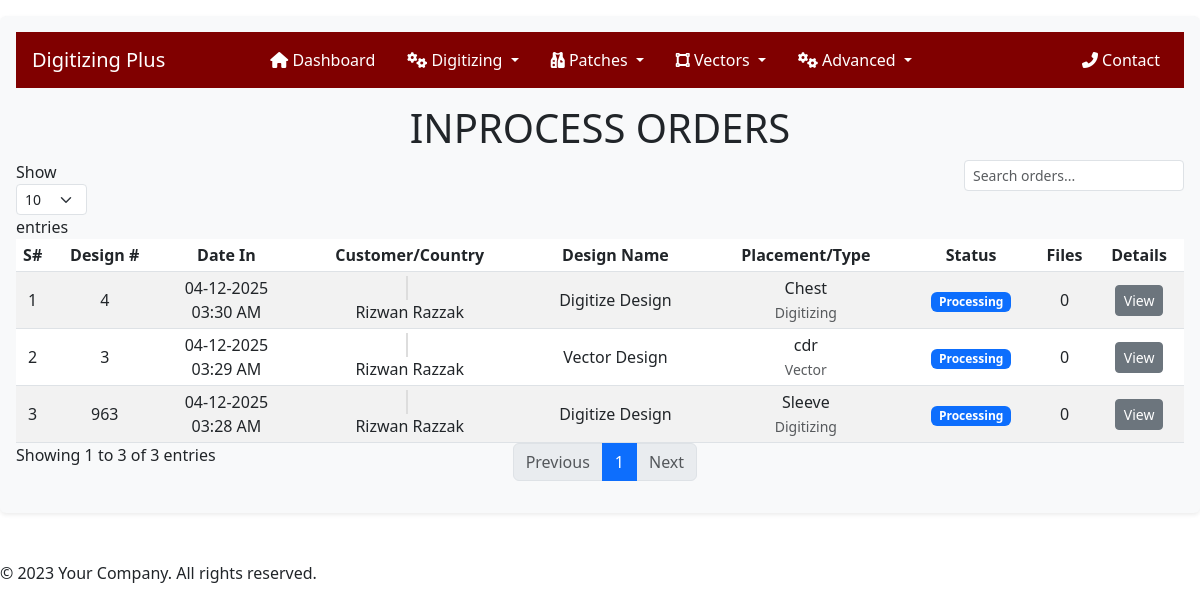
Page /user/admin/dashboard/ (signed in) on the earlier database version.
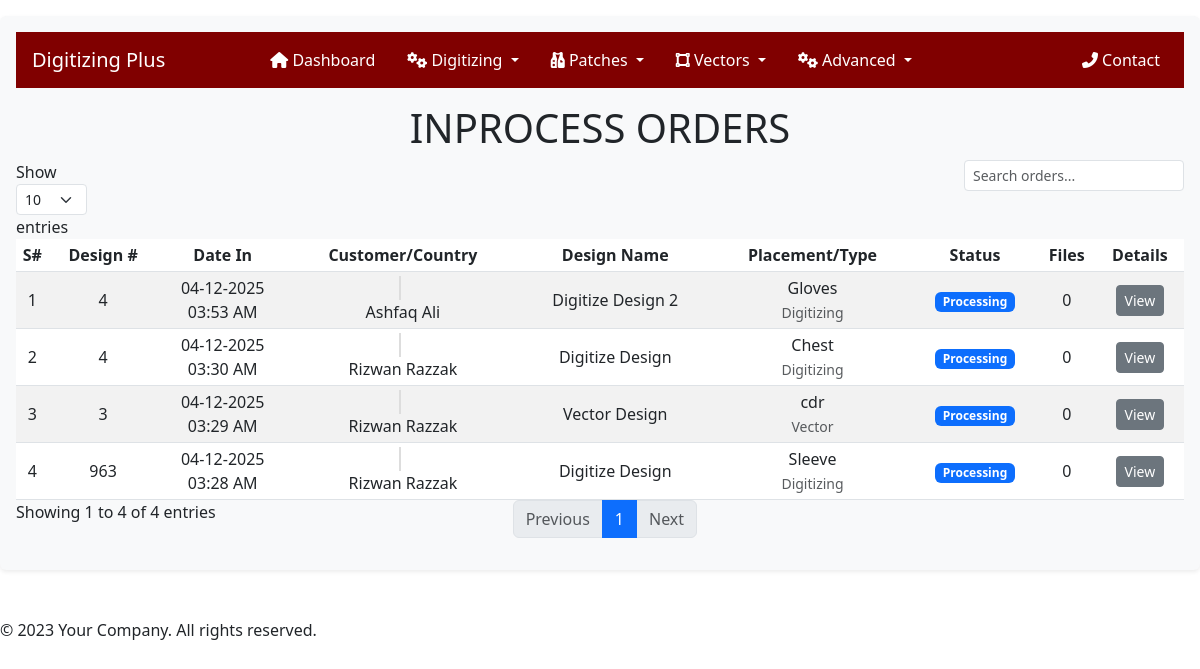
Same page on the later database version.
### crafting/models.py (models this page shows, shortened)
class DigitizingOrder(models.Model):
    user = models.ForeignKey(
        settings.AUTH_USER_MODEL,
        on_delete=models.CASCADE,
        related_name='digitizing_orders',
    )
    name = models.CharField(max_length=255)
    height = models.IntegerField()
    width = models.IntegerField()
    colors = models.IntegerField(null=True, blank=True)
    po_number = models.IntegerField(null=True, blank=True)
    file_format = models.CharField(max_length=10, choices=FORMAT_CHOICES, null=True, blank=True)
    fabric_type = models.CharField(max_length=50, choices=FABRIC_CHOICES, null=True, blank=True)
    logo_placement = models.CharField(max_length=50, choices=LOGO_PLACEMENT, null=True, blank=True)
    instructions = models.TextField(null=True, blank=True)
    is_urgent = models.BooleanField(default=False)
    status = models.CharField(max_length=50, choices=STATUS_CHOICES, default='Processing', blank=True)
    created_at = models.DateTimeField(auto_now_add=True)

class VectorOrder(models.Model):
    user = models.ForeignKey(
        settings.AUTH_USER_MODEL,
        on_delete=models.CASCADE,
        related_name='vector_orders',
    )
    name = models.CharField(max_length=255)
    po_number = models.IntegerField(null=True, blank=True)
    required_format = models.CharField(max_length=50, choices=VECTOR_ORDER_FORMAT)
    color_types = models.CharField(max_length=50, choices=VECTOR_ORDER_COLOR_TYPES)
    colors = models.IntegerField(default=1)
    others = models.CharField(max_length=255, blank=True, null=True)
    instructions = models.TextField(null=True, blank=True)
    status = models.CharField(max_length=50, choices=STATUS_CHOICES, default='Processing', blank=True)
    created_at = models.DateTimeField(auto_now_add=True)

### users/models.py (models this page shows, shortened)
class User(AbstractUser):
    COUNTRY_CHOICES = [
        ('United States', 'United States'),
        ('United Kingdom', 'United Kingdom'),
        ('Australia', 'Australia'),
        ('New Zealand', 'New Zealand'),
        ('Germany', 'Germany'),
        ('Canada', 'Canada'),
    ]
    username = None
    user_id = models.CharField(max_length=100, unique=True, blank=False, null=False)
    email = models.EmailField(unique=True)
    email2 = models.EmailField(blank=True, null=True, verbose_name="Secondary Email")
    email3 = models.EmailField(blank=True, null=True, verbose_name="Tertiary Email")
    first_name = models.CharField(max_length=100, blank=False, null=False)
    last_name = models.CharField(max_length=100, blank=False, null=False)
    phone_number = models.CharField(max_length=50, null=True, blank=True)
    address = models.CharField(max_length=500)
    city = models.CharField(max_length=50)
    state = models.CharField(max_length=50)
    zip_code = models.CharField(max_length=15)
    country = models.CharField(
        max_length=15,
        choices=COUNTRY_CHOICES,
        default='US',  # Default to United States
        verbose_name="Country"
    )
    USERNAME_FIELD = 'user_id'
    REQUIRED_FIELDS = []  # Removed email from required fields
    objects = UserManager()
    COUNTRY_CODE_MAP = {
        'United States': 'us',
        'United Kingdom': 'gb',
        'Australia': 'au',
        'New Zealand': 'nz',
        'Germany': 'de',
        'Canada': 'ca',
    }
    @property
    def country_code(self):
        return self.COUNTRY_CODE_MAP.get(self.country, '')

### users/views.py (the view)
# urls.py: path('admin/dashboard/', views.admin_dashboard, name='admin-dashboard'),
@login_required
@user_passes_test(lambda u: u.is_superuser)  # Restrict to admin only
def admin_dashboard(request):
    digitizing_orders = DigitizingOrder.objects.select_related('user').prefetch_related('files')
    patch_orders = PatchOrder.objects.select_related('user').prefetch_related('files')
    vector_orders = VectorOrder.objects.select_related('user').prefetch_related('files')
    all_orders = []
    for order in digitizing_orders:
        order.order_type = 'Digitizing'
        all_orders.append(order)
    for order in patch_orders:
        order.order_type = 'Patch'
        all_orders.append(order)
    for order in vector_orders:
        order.order_type = 'Vector'
        all_orders.append(order)
    all_orders.sort(key=lambda x: x.created_at, reverse=True)
    context = {
        'orders': all_orders,
    }
    return render(request, 'users/admin/dashboard.html', context)

### users/templates/users/admin/dashboard.html (shortened to what this page needs)
{% extends "users/admin/base.html" %}
{% load static %}
{% load crispy_forms_tags %}
{% block content %}
<link rel="stylesheet" href="https://cdnjs.cloudflare.com/ajax/libs/flag-icon-css/3.5.0/css/flag-icon.min.css">
<h1 class="text-center mt-3">INPROCESS ORDERS</h1>
<div class="mt-2">
    <table id="ordersTable" class="table table-striped table-sm" style="width:100%">
        <thead>
            <tr>
                <th class="text-center">S#</th>
                <th class="text-center">Design #</th>
                <th class="text-center">Date In</th>
                <th class="text-center">Customer/Country</th>
                <th class="text-center">Design Name</th>
                <th class="text-center">Placement/Type</th>
                <th class="text-center">Status</th>
                <th class="text-center">Files</th>
                <th class="text-center">Details</th>
            </tr>
        </thead>
        <tbody>
            {% for order in orders %}
            <tr>
                <td class="text-center align-middle">{{ forloop.counter }}</td>
                <td class="text-center align-middle">
                        {{ order.po_number }}
                </td>
                <td class="text-center align-middle">
                    {{ order.created_at|date:"m-d-Y" }}
                    <br />
                    {{ order.created_at|date:"h:i A" }}
                </td>
                <td class="text-center align-middle">
                    {% if order.user.country_code %}
                    <span class="flag-icon flag-icon-{{ order.user.country_code }}"></span>
                    {% endif %}<br>
                    {{ order.user.get_full_name|title }}
                </td>
                <td class="text-center align-middle">{{ order.name }}</td>
                <td class="text-center align-middle">
                    {% if order.order_type == 'Digitizing' %}
                        {{ order.logo_placement|default:"-" }}
                    {% elif order.order_type == 'Patch' %}
                        {{ order.patch_type|default:"-" }}
                    {% else %}
                        {{ order.required_format|default:"-" }}
                    {% endif %}
                    <br>
                    <small class="text-muted">{{ order.order_type }}</small>
                </td>
                <td class="text-center align-middle">
                    <span class="badge bg-{% if order.status == 'Completed' %}success{% elif order.status == 'Processing' %}primary{% else %}warning{% endif %}">
                        {{ order.status }}
                    </span>
                </td>
                <td class="text-center align-middle">
                    {% if order.order_type == 'Digitizing' %}
                        {{ order.files.count }}
                    {% elif order.order_type == 'Patch' %}
                        {{ order.files.count }}
                    {% else %}
                        {{ order.files.count }}
                    {% endif %}
                </td>
                <td class="text-center align-middle">
                    <a href="{% url "users:admin-order-details" order.id %}" class="btn btn-sm btn-secondary">View</a>
                </td>
            </tr>
            {% endfor %}
        </tbody>
    </table>
</div>
{% endblock content %}

### users/templates/users/admin/base.html (shortened to what this page needs)
{% load static %}
<!DOCTYPE html>
<html lang="en">
<head>
    <link href="https://cdn.jsdelivr.net/npm/bootstrap@5.3.0-alpha1/dist/css/bootstrap.min.css" rel="stylesheet">
    <link href="https://cdn.jsdelivr.net/npm/bootstrap-icons@1.11.3/font/bootstrap-icons.css" rel="stylesheet">
    <link rel="stylesheet" href="https://cdnjs.cloudflare.com/ajax/libs/font-awesome/6.4.0/css/all.min.css">
    <link rel="stylesheet" type="text/css" href="{% static "libs/dataTables.bootstrap5.css" %}">
</head>
<body>
    <div class="main-content mt-3 mb-3 shadow-sm p-3 mb-5 bg-body-tertiary rounded">
        {% include "users/admin/navbar.html" %}
        <main>
            {% block content %}
            {% endblock content %}
        </main>
    </div>
    <footer class="footer">
        <p>&copy; 2023 Your Company. All rights reserved.</p>
    </footer>
</body>
</html>

### users/templates/users/admin/navbar.html (shortened to what this page needs)
{% load static %}
    <nav class="navbar navbar-expand-lg navbar-dark navbar-custom">
        <a class="navbar-brand ms-3" href="#">
            Digitizing Plus
        </a>
        <div class="collapse navbar-collapse" id="navbarContent">
            <ul class="navbar-nav centered-nav">
                <li class="nav-item mx-2">
                    <a class="nav-link" href="{% url "users:admin-dashboard" %}">
                        <i class="fas fa-home"></i> Dashboard
                    </a>
                </li>
                <li class="nav-item dropdown mx-2">
                    <a class="nav-link dropdown-toggle" href="#" id="servicesDropdown" data-bs-toggle="dropdown">
                        <i class="fas fa-cogs"></i> Digitizing
                    </a>
                </li>
                <li class="nav-item dropdown mx-2">
                    <a class="nav-link dropdown-toggle" href="#" id="servicesDropdown" data-bs-toggle="dropdown">
                        <i class="fa-solid fa-vest-patches"></i> Patches
                    </a>
                </li>
                <li class="nav-item dropdown mx-2">
                    <a class="nav-link dropdown-toggle" href="#" id="servicesDropdown" data-bs-toggle="dropdown">
                        <i class="fa-solid fa-vector-square"></i> Vectors
                    </a>
                </li>
                <li class="nav-item dropdown mx-2">
                    <a class="nav-link dropdown-toggle" href="#" id="servicesDropdown" data-bs-toggle="dropdown">
                        <i class="fas fa-cogs"></i> Advanced
                    </a>
                </li>
            </ul>
            <ul class="navbar-nav ms-auto me-3">
                <li class="nav-item">
                    <a class="nav-link" href="#">
                        <i class="fas fa-phone-alt"></i> Contact
                    </a>
                </li>
            </ul>
        </div>
    </nav>

### users/templates/users/admin/navbar.html (style rules this page uses)
.navbar-custom { background-color: #800000; }
.navbar-custom .navbar-brand, .navbar-custom .nav-link, .navbar-custom .dropdown-item { color: white !important; }
.centered-nav { margin: 0 auto; }

### users/templates/users/admin/dashboard.html (style rules this page uses)
.flag-icon { margin-right: 5px; border: 1px solid #ddd; }

Differences in the rows shown:
added DigitizingOrder: po_number "4", created_at "04-12-2025", created_at "03:53 AM", user.get_full_name "Ashfaq Ali", name "Digitize Design 2", logo_placement "Gloves", order_type "Digitizing", status "Processing", files.count "0"
Other differences:
text written by a page script: "Show entries Showing 1 to 3 of 3 entries Previous 1 Next" → "Show entries Showing 1 to 4 of 4 entries Previous 1 Next"
